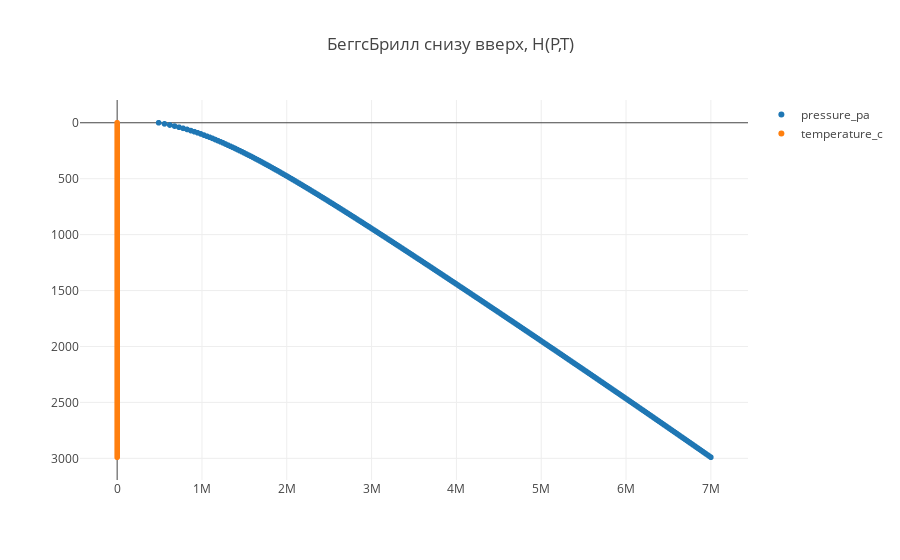

The notebook cell this image was saved under:
### Code cell
trace1 = trace(28)
trace2 = trace(30)

data = [trace1, trace2]

plot()

### Figure 1 — Plotly figure (JSON) as saved in the notebook; plotly's stock layout.template omitted (floating-point values rounded to 4 significant figures; data arrays with more than 128 entries replaced by an {"elided": "..."} marker saying what was removed)
{"data": [{"mode": "markers", "name": "pressure_pa", "type": "scattergl", "uid": "6ab45b22-b72d-4c5d-87dd-47eeb3a92a68", "x": {"elided": "300 float values"}, "y": {"elided": "300 int values"}}, {"mode": "markers", "name": "temperature_c", "type": "scattergl", "uid": "0b380dbe-6c27-47d4-b323-4ab8acc71051", "x": {"elided": "300 float values"}, "y": {"elided": "300 int values"}}], "layout": {"title": {"text": "БеггсБрилл снизу вверх, H(P,T)"}, "yaxis": {"autorange": "reversed"}}}
